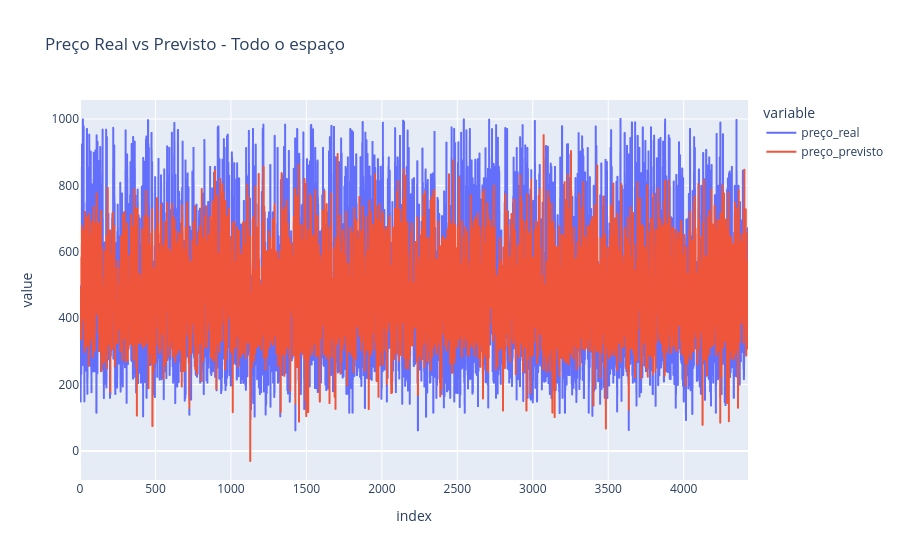

The code cell stored with this chart in its notebook:
### Markdown cell above
Outlier grande de 1544 para o restante dos dados, como pode ser visto, e pode estar estragando a regressão ou o teste.

### Code cell
import pandas as pd
import plotly.express as px

nome_do_grupo = 'Todo o espaço' 

y_real = predicoes_pricing[CASO]['lasso'][nome_do_grupo]['y_test']
y_previsto = predicoes_pricing[CASO]['lasso'][nome_do_grupo]['y_pred']

df_grupo_original = dfs_por_quartos[nome_do_grupo].dropna()
X_grupo = df_grupo_original.drop(columns=['price_cleaned'])
y_grupo = df_grupo_original['price_cleaned'].values

_, X_test_grupo, _, _ = train_test_split(
    X_grupo, y_grupo, test_size=0.2, random_state=RANDOM_SEED
)

df_grupo = pd.DataFrame({
    'id_imovel': X_test_grupo['id'], 
    'preço_real': y_real,            
    'preço_previsto': y_previsto     
})

df_grupo.reset_index(drop=True, inplace=True)
df_grupo['erro (%)'] = ((df_grupo['preço_real'] - df_grupo['preço_previsto']).abs() / df_grupo['preço_real'])*100

fig = px.line(df_grupo, y=['preço_real', 'preço_previsto'], 
              title=f"Preço Real vs Previsto - {nome_do_grupo}")
fig.show()

print(f"Exemplos com erro >= 10% para {nome_do_grupo}:")
print(df_grupo[df_grupo['erro (%)'] >= 10].head())

### Figure 1 — Plotly figure (JSON) as saved in the notebook; plotly's stock layout.template omitted (floating-point values rounded to 4 significant figures; data arrays with more than 128 entries replaced by an {"elided": "..."} marker saying what was removed)
{"data": [{"hovertemplate": "variable=preço_real<br>index=%{x}<br>value=%{y}<extra></extra>", "legendgroup": "preço_real", "line": {"color": "#636efa", "dash": "solid"}, "marker": {"symbol": "circle"}, "mode": "lines", "name": "preço_real", "showlegend": true, "type": "scattergl", "x": {"elided": "4427 int values"}, "xaxis": "x", "y": {"elided": "4427 float values"}, "yaxis": "y"}, {"hovertemplate": "variable=preço_previsto<br>index=%{x}<br>value=%{y}<extra></extra>", "legendgroup": "preço_previsto", "line": {"color": "#EF553B", "dash": "solid"}, "marker": {"symbol": "circle"}, "mode": "lines", "name": "preço_previsto", "showlegend": true, "type": "scattergl", "x": {"elided": "4427 int values"}, "xaxis": "x", "y": {"elided": "4427 float values"}, "yaxis": "y"}], "layout": {"legend": {"title": {"text": "variable"}, "tracegroupgap": 0}, "title": {"text": "Preço Real vs Previsto - Todo o espaço"}, "xaxis": {"anchor": "y", "domain": [0, 1], "title": {"text": "index"}}, "yaxis": {"anchor": "x", "domain": [0, 1], "title": {"text": "value"}}}}
